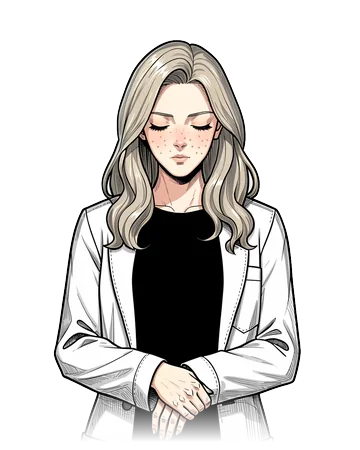
#> input picture design/alexandra/grief.webp, 360 x 450 px, given in place of android_bust.png, which was not available
$ python portraits.py ../alexandra/grief.webp ../alexandra/happy.webp
#> lines starting #> are read from the running program, lines starting #| are printed output that depends on the picture
# Alexandra's portraits for the game: cut the flat light backdrop off, then line every pose up by the eyes
# (the yellow irises), so the head stays the same size and in the same place when her face changes.
#   py -3 -I design/comfy/portraits.py <folder with android_<pose>.png> design/alexandra
# Poses: bust → the avatar (a passport photo, 160×200, for the small form and the icon slots); full — kept whole, for the
# launch screen; the rest — the emotions in the window, fading out at the foot. Her calm face is talk; grief has the eyes
# closed, so it takes talk's hair-to-eyes height (same framing) and finds the face by the hair around it.
import sys, os, numpy as np
from PIL import Image
from scipy import ndimage as nd

W, H = 360, 450            # the window is 4:5
EYE_Y, HAIR = 120, 80      # where the eyes sit, and how far below the top of the hair (the scale: eyes apart change
                           # with the turn of the head, the hair-to-eyes height does not)

def cut(im):
    # the black outlines are the wall; background = what is behind the wall and touches the top edge,
    # or a closed pocket that looks exactly like the backdrop (between an arm and the body)
    h, w, _ = im.shape
    border = np.concatenate([im[0], im[-1], im[:, 0], im[:, -1]])
    bgc = np.median(border, 0)
    lum = im.mean(2); d = np.abs(im - bgc).max(2)
    lab, n = nd.label(~(lum < 205))
    idx = np.arange(1, n + 1)
    md = nd.mean(d, lab, idx); sd = nd.standard_deviation(d, lab, idx)
    top = set(np.unique(lab[0])) - {0}
    bg = np.zeros(n + 1, bool)
    for i in idx:
        bg[i] = i in top or (md[i - 1] < 4.5 and sd[i - 1] < 2.5)
    m = bg[lab]
    ring = nd.binary_dilation(m, iterations=2) & ~m   # the outline next to the backdrop: alpha from its darkness
    a = np.ones((h, w), np.float32); a[m] = 0
    a[ring] = np.clip((1 - lum / bgc.mean()) * 1.6, 0, 1)[ring]
    rgb = im.copy(); rgb[ring] = 0
    return np.dstack([rgb, a * 255])

def eyes(im):
    # the irises are the only saturated yellow in the picture; two biggest blobs in the upper half
    r, g, b = im[..., 0], im[..., 1], im[..., 2]
    y = (r > 170) & (g > 140) & (b < 110) & (r - b > 90)
    y[im.shape[0] // 2:] = False
    lab, n = nd.label(nd.binary_closing(y, iterations=2))
    if n < 2: raise SystemExit('eyes not found')
    sizes = nd.sum(y, lab, range(1, n + 1))
    cm = nd.center_of_mass(y, lab, range(1, n + 1))
    order = list(np.argsort(sizes)[::-1])
    a = order[0]   # the biggest blob is one eye; the other is the biggest one at least an eye's width away and level with it
    b = next(i for i in order[1:] if abs(cm[i][1] - cm[a][1]) > im.shape[1] * .05 and abs(cm[i][0] - cm[a][0]) < im.shape[0] * .04)
    (y1, x1), (y2, x2) = sorted([cm[a], cm[b]], key=lambda p: p[1])
    return (x1 + x2) / 2, (y1 + y2) / 2, abs(x2 - x1)

def hair(rgba, ex, ed):
    # the first row with anything in it, over the face
    col = rgba[:, max(0, int(ex - ed)):int(ex + ed), 3].max(1)
    return int(np.argmax(col > 128))

def place(rgba, ex, ey, s, fade=None, W=W, H=H, EYE_Y=EYE_Y):
    img = Image.fromarray(rgba.clip(0, 255).astype(np.uint8), 'RGBA')
    img = img.resize((round(img.width * s), round(img.height * s)), Image.LANCZOS)
    out = Image.new('RGBA', (W, H), (0, 0, 0, 0))
    out.paste(img, (round(W / 2 - ex * s), round(EYE_Y - ey * s)), img)
    if fade:   # let the body go into the dark before the edge of the picture or of the window shows
        a = np.asarray(out).astype(np.float32)
        y0, y1 = fade
        k = np.clip((y1 - np.arange(H)) / (y1 - y0), 0, 1)[:, None]
        a[..., 3] *= k
        out = Image.fromarray(a.astype(np.uint8), 'RGBA')
    return out

src, dst = sys.argv[1], sys.argv[2]
def closed(rgba, d):
    # no irises to find: the top of the hair over the middle, the eyes d below it, between the hair at that height
    w = rgba.shape[1]
    top = hair(rgba, w / 2, w * .05)
    row = np.nonzero(rgba[top + d, :, 3] > 128)[0]
    return (row[0] + row[-1]) / 2, top + d, top

talk = None
for pose in ['bust', 'talk', 'happy', 'smile', 'sad', 'grief', 'surprised', 'alarm', 'confused', 'eureka', 'resolve', 'crossed', 'full']:
    im = np.asarray(Image.open(os.path.join(src, 'android_' + pose + '.png')).convert('RGB')).astype(np.float32)
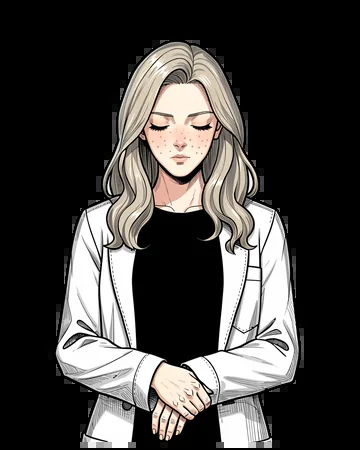
#> im: shape (450, 360, 3) float32; mean R, G, B 68, 65.8, 63.6
    rgba = cut(im)
#> in cut, `border = np.concatenate([im[0], im[-1], im[:, 0], im[:, -1]])`: border = 1620 rows, first 8: [0, 0, 0], [0, 0, 0], [0, 0, 0], [0, 0, 0], [0, 0, 0], [0, 0, 0], [0, 0, 0], [0, 0, 0]
#> in cut, `bgc = np.median(border, 0)`: bgc = [0, 0, 0]
#> in cut, `lum = im.mean(2)`:
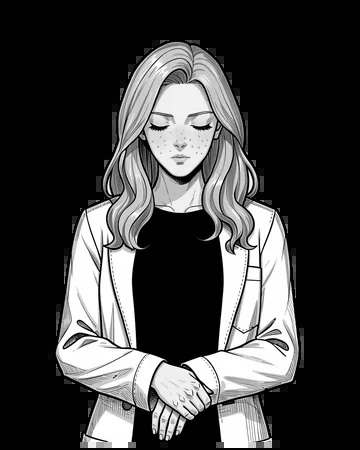
#> lum: shape (450, 360) float32; min 0, max 255, mean 65.8
#> in cut, `d = np.abs(im - bgc).max(2)`:
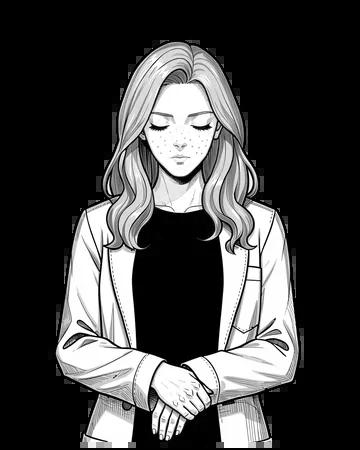
#> d: shape (450, 360) float32; min 0, max 255, mean 68
#> in cut, `lab, n = nd.label(~(lum < 205))`:
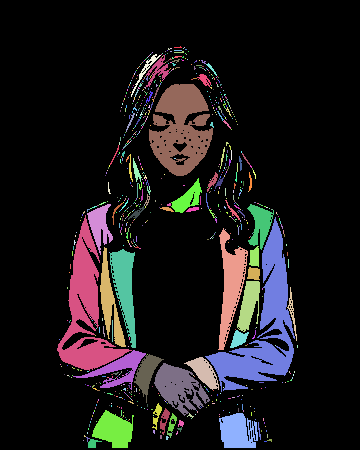
#> lab: shape (450, 360) int32; 866 distinct labels, from 0 to 865; one colour per label, 0 black
#> in cut, `lab, n = nd.label(~(lum < 205))`: n = 865
#> in cut, `md = nd.mean(d, lab, idx)`: md = 865 values, max 255 at index 331, min 205 at index 572, mean 223.7
#> in cut, `sd = nd.standard_deviation(d, lab, idx)`: sd = 865 values, max 17.11 at index 862, min 0 at index 1, mean 2.35
#> in cut, `top = set(np.unique(lab[0])) - {0}`: top = 0 items
#> in cut, `m = bg[lab]`: m: shape (450, 360) bool; every value is 0
#> in cut, `a[ring] = np.clip((1 - lum / bgc.mean()) * 1.6, 0, 1)[ring]`: a: shape (450, 360) float32; every value is 1
    if pose == 'full':
        Image.fromarray(rgba.clip(0, 255).astype(np.uint8), 'RGBA').save(os.path.join(dst, 'full.webp'), quality=82, method=6)
        continue
    if pose == 'grief':
        ex, ey, top = closed(rgba, talk)
    else:
        ex, ey, ed = eyes(im)
#> in eyes, `lab, n = nd.label(nd.binary_closing(y, iterations=2))`: lab: shape (450, 360) int32; every value is 0
#> in eyes, `lab, n = nd.label(nd.binary_closing(y, iterations=2))`: n = 0
#> (the run stopped early here; a loop or call above may not have finished)
